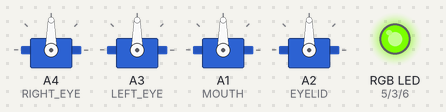
The sketch below on a simulated Arduino Uno, built with avr-gcc and run on an emulated ATmega328P. Shown: 4 × servo, an RGB LED mixed from three pins (HIGH = lit).

Above: at 0.01 s.
At 1.71 s:
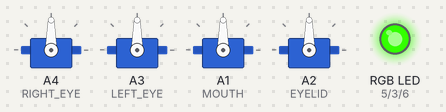
At 3.71 s:
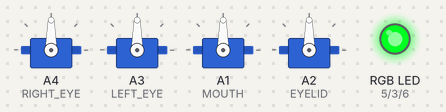
At 7.51 s:
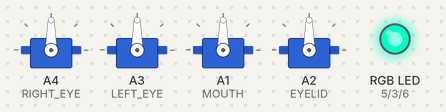
At 11.21 s:
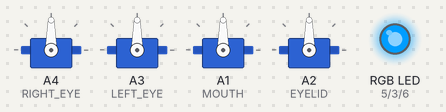
At 15.0 s:
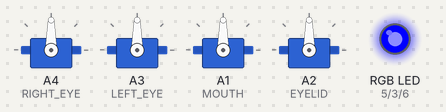
Timing chart, 0 to 16.5 s (numbered marks = the images above):
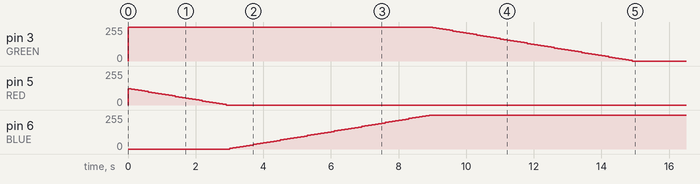

The sketch:

God.ino
```cpp
#include <Servo.h>

#define MOUTH A1
#define EYELID A2
#define LEFT_EYE A3
#define RIGHT_EYE A4

#define RED 5
#define GREEN 3
#define BLUE 6

#define ANGRY 180
#define SAD 0
#define MID 90

#define HSV_RED 0
#define HSV_YELLOW 60
#define HSV_GREEN 120
#define HSV_CYAN 180
#define HSV_BLUE 240
#define HSV_CYAN 300

Servo servoMouth;
Servo servoEyelid;
Servo servoLeftEye;
Servo servoRightEye;

int maxLeftEye = 180;
int minLeftEye = 18;
int maxRightEye = 120;
int minRightEye = 20;
int maxMouth = 180;
int minMouth = 13;
int maxEyelid = 170;
int minEyelid = 0;

int stateMouth = 89;   // 0 HAPPY; 180 ANGRY
int stateEyelid = 89;  // 0 DOWN; 180 UP;
int stateEye = 89;       // 0 SAD; 180 ANGRY;
int stateLeftEye = 89;   // 180 ANGRY; 0 SAD;
int stateRightEye = 89;  // 0 ANGRY; 180 SAD;

unsigned char r,g,b;
int stateColor = 90;

void setup() {
  Serial.begin(9600);
  pinMode(RED, OUTPUT);
  pinMode(GREEN, OUTPUT);
  pinMode(BLUE, OUTPUT);
  set(MID, MID, MID, HSV_BLUE);
}

void loop(){
  delay(10000);
//  set(ANGRY, ANGRY, ANGRY, HSV_RED);
  //delay(10000);
}

void set(int eyes, int eyelid, int mouth, int color) {
  color = color % 360;
  int eyeOp = (eyes > stateEye) ? 1 : -1;
  int lidOp = (eyelid > stateEyelid) ? 1 : -1;
  int mouthOp = (mouth > stateMouth) ? 1 : -1;
  int colorOp = (color > stateColor) ? 1 : -1;

  servoRightEye.attach(RIGHT_EYE, minRightEye, maxRightEye);
  servoLeftEye.attach(LEFT_EYE, minLeftEye, maxLeftEye);
  servoMouth.attach(MOUTH, minMouth, maxMouth);
  servoEyelid.attach(EYELID, minEyelid, maxEyelid);

  while((stateEye != eyes) ||
        (stateEyelid != eyelid) ||
        (stateMouth != mouth) ||
        (stateColor != color)) {
    if (stateEye != eyes) {
      stateEye += eyeOp;
      servoLeftEye.write(stateEye);
      servoRightEye.write(180 - stateEye);
    }
    if (stateEyelid != eyelid) {
      stateEyelid += lidOp;
      servoEyelid.write(stateEyelid);
    }
    if (stateMouth != mouth) {
      stateMouth += mouthOp;
      servoMouth.write(stateMouth);
    }
    if (stateColor != color) {
      stateColor += colorOp;
      getRGB(stateColor);
      analogWrite(RED,r);
      analogWrite(GREEN,g);
      analogWrite(BLUE,b);
    }
    delay(100);
  }
  servoRightEye.detach();
  servoLeftEye.detach();
  servoMouth.detach();
  servoEyelid.detach();
}

void getRGB(unsigned int hue){

  unsigned int sat = 0xFF;
  unsigned int val = 0xFF;
  unsigned int H_accent = hue/60;
  unsigned int bottom = ((255 - sat) * val)>>8;
  unsigned int top = val;
  unsigned char rising  = ((top-bottom)  *(hue%60   )  )  /  60  +  bottom;
  unsigned char falling = ((top-bottom)  *(60-hue%60)  )  /  60  +  bottom;

  switch(H_accent) {
  case 0:
    r = top;
    g = rising;
    b = bottom;
    break;

  case 1:
    r = falling;
    g = top;
    b = bottom;
    break;

  case 2:
    r = bottom;
    g = top;
    b = rising;
    break;

  case 3:
    r = bottom;
    g = falling;
    b = top;
    break;

  case 4:
    r = rising;
    g = bottom;
    b = top;
    break;

  case 5:
    r = top;
    g = bottom;
    b = falling;
    break;
  }

}
```
